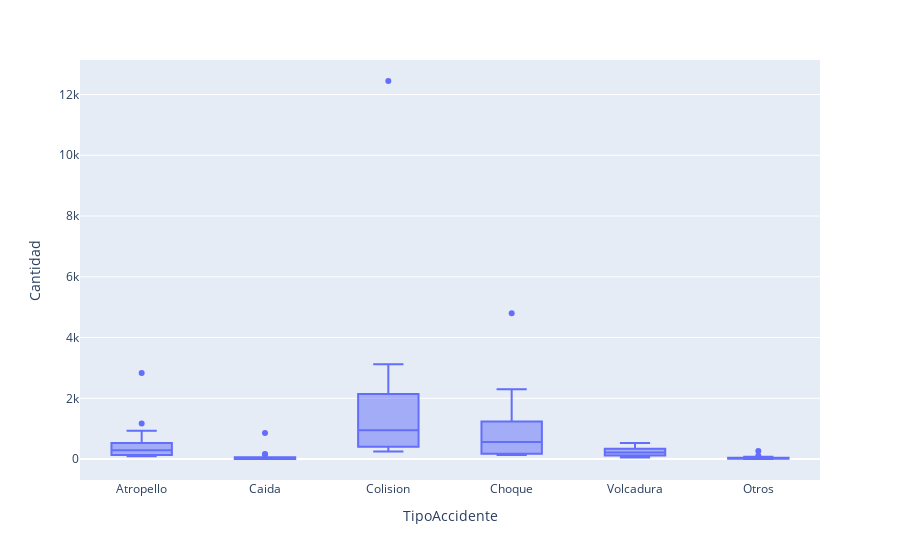

Notebook cell for this chart:
### Code cell
import plotly.express as px

# Filtrar los datos donde Muestra es igual a "Regional" y Anio es igual a 2011
tipos2011 = tipos[(tipos['Muestra'] == 'Regional') & (tipos['Anio'] == 2010)]
fig = px.box(tipos2011, y="Cantidad", x="TipoAccidente")
fig.show()

### Figure 1 — Plotly figure (JSON) as saved in the notebook; plotly's stock layout.template omitted (floating-point values rounded to 4 significant figures)
{"data": [{"alignmentgroup": "True", "hovertemplate": "TipoAccidente=%{x}<br>Cantidad=%{y}<extra></extra>", "legendgroup": "", "marker": {"color": "#636efa"}, "name": "", "notched": false, "offsetgroup": "", "orientation": "v", "showlegend": false, "type": "box", "x": ["Atropello", "Atropello", "Atropello", "Atropello", "Atropello", "Atropello", "Atropello", "Atropello", "Atropello", "Atropello", "Atropello", "Atropello", "Atropello", "Atropello", "Atropello", "Caida", "Caida", "Caida", "Caida", "Caida", "Caida", "Caida", "Caida", "Caida", "Caida", "Caida", "Caida", "Caida", "Caida", "Caida", "Colision", "Colision", "Colision", "Colision", "Colision", "Colision", "Colision", "Colision", "Colision", "Colision", "Colision", "Colision", "Colision", "Colision", "Colision", "Choque", "Choque", "Choque", "Choque", "Choque", "Choque", "Choque", "Choque", "Choque", "Choque", "Choque", "Choque", "Choque", "Choque", "Choque", "Volcadura", "Volcadura", "Volcadura", "Volcadura", "Volcadura", "Volcadura", "Volcadura", "Volcadura", "Volcadura", "Volcadura", "Volcadura", "Volcadura", "Volcadura", "Volcadura", "Volcadura", "Otros", "Otros", "Otros", "Otros", "Otros", "Otros", "Otros", "Otros", "Otros", "Otros", "Otros", "Otros", "Otros", "Otros", "Otros"], "x0": " ", "xaxis": "x", "y": [115, 168, 290, 91, 241, 931, 404, 501, 1169, 487, 251, 544, 96, 125, 2834, 6, 6, 32, 6, 22, 153, 49, 60, 164, 64, 18, 36, 3, 3, 856, 265, 397, 949, 274, 891, 3122, 1654, 2278, 2753, 1748, 423, 1082, 249, 598, 12444, 151, 134, 454, 141, 560, 2301, 1026, 1308, 1435, 849, 176, 638, 188, 400, 4797, 55, 158, 199, 124, 213, 402, 239, 344, 528, 335, 113, 250, 78, 116, 475, 6, 7, 14, 13, 20, 114, 36, 50, 79, 31, 12, 35, 4, 17, 269], "y0": " ", "yaxis": "y"}], "layout": {"boxmode": "group", "legend": {"tracegroupgap": 0}, "margin": {"t": 60}, "xaxis": {"anchor": "y", "domain": [0, 1], "title": {"text": "TipoAccidente"}}, "yaxis": {"anchor": "x", "domain": [0, 1], "title": {"text": "Cantidad"}}}}
